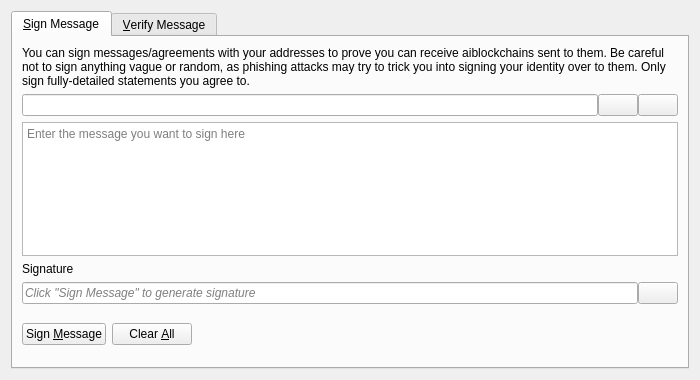
<?xml version="1.0" encoding="UTF-8"?>
<ui version="4.0">
 <class>SignVerifyMessageDialog</class>
 <widget class="QDialog" name="SignVerifyMessageDialog">
  <property name="geometry">
   <rect>
    <x>0</x>
    <y>0</y>
    <width>700</width>
    <height>380</height>
   </rect>
  </property>
  <property name="windowTitle">
   <string>Signatures - Sign / Verify a Message</string>
  </property>
  <property name="modal">
   <bool>true</bool>
  </property>
  <layout class="QVBoxLayout" name="verticalLayout">
   <item>
    <widget class="QTabWidget" name="tabWidget">
     <property name="currentIndex">
      <number>0</number>
     </property>
     <widget class="QWidget" name="tabSignMessage">
      <attribute name="title">
       <string>&amp;Sign Message</string>
      </attribute>
      <layout class="QVBoxLayout" name="verticalLayout_SM">
       <item>
        <widget class="QLabel" name="infoLabel_SM">
         <property name="text">
          <string>You can sign messages/agreements with your addresses to prove you can receive aiblockchains sent to them. Be careful not to sign anything vague or random, as phishing attacks may try to trick you into signing your identity over to them. Only sign fully-detailed statements you agree to.</string>
         </property>
         <property name="textFormat">
          <enum>Qt::PlainText</enum>
         </property>
         <property name="wordWrap">
          <bool>true</bool>
         </property>
        </widget>
       </item>
       <item>
        <layout class="QHBoxLayout" name="horizontalLayout_1_SM">
         <property name="spacing">
          <number>0</number>
         </property>
         <item>
          <widget class="QValidatedLineEdit" name="addressIn_SM">
           <property name="toolTip">
            <string>The Aiblockchain address to sign the message with</string>
           </property>
          </widget>
         </item>
         <item>
          <widget class="QPushButton" name="addressBookButton_SM">
           <property name="toolTip">
            <string>Choose previously used address</string>
           </property>
           <property name="text">
            <string/>
           </property>
           <property name="icon">
            <iconset resource="../bitcoin.qrc">
             <normaloff>:/icons/address-book</normaloff>:/icons/address-book</iconset>
           </property>
           <property name="shortcut">
            <string>Alt+A</string>
           </property>
           <property name="autoDefault">
            <bool>false</bool>
           </property>
          </widget>
         </item>
         <item>
          <widget class="QPushButton" name="pasteButton_SM">
           <property name="toolTip">
            <string>Paste address from clipboard</string>
           </property>
           <property name="text">
            <string/>
           </property>
           <property name="icon">
            <iconset resource="../bitcoin.qrc">
             <normaloff>:/icons/editpaste</normaloff>:/icons/editpaste</iconset>
           </property>
           <property name="shortcut">
            <string>Alt+P</string>
           </property>
           <property name="autoDefault">
            <bool>false</bool>
           </property>
          </widget>
         </item>
        </layout>
       </item>
       <item>
        <widget class="QPlainTextEdit" name="messageIn_SM">
         <property name="toolTip">
          <string>Enter the message you want to sign here</string>
         </property>
         <property name="placeholderText">
          <string>Enter the message you want to sign here</string>
         </property>
        </widget>
       </item>
       <item>
        <widget class="QLabel" name="signatureLabel_SM">
         <property name="text">
          <string>Signature</string>
         </property>
         <property name="textFormat">
          <enum>Qt::PlainText</enum>
         </property>
        </widget>
       </item>
       <item>
        <layout class="QHBoxLayout" name="horizontalLayout_2_SM">
         <property name="spacing">
          <number>0</number>
         </property>
         <item>
          <widget class="QLineEdit" name="signatureOut_SM">
           <property name="placeholderText">
            <string>Click "Sign Message" to generate signature</string>
           </property>
           <property name="font">
            <font>
             <italic>true</italic>
            </font>
           </property>
           <property name="readOnly">
            <bool>true</bool>
           </property>
          </widget>
         </item>
         <item>
          <widget class="QPushButton" name="copySignatureButton_SM">
           <property name="toolTip">
            <string>Copy the current signature to the system clipboard</string>
           </property>
           <property name="text">
            <string/>
           </property>
           <property name="icon">
            <iconset resource="../bitcoin.qrc">
             <normaloff>:/icons/editcopy</normaloff>:/icons/editcopy</iconset>
           </property>
           <property name="autoDefault">
            <bool>false</bool>
           </property>
          </widget>
         </item>
        </layout>
       </item>
       <item>
        <layout class="QHBoxLayout" name="horizontalLayout_3_SM">
         <item>
          <widget class="QPushButton" name="signMessageButton_SM">
           <property name="toolTip">
            <string>Sign the message to prove you own this Aiblockchain address</string>
           </property>
           <property name="text">
            <string>Sign &amp;Message</string>
           </property>
           <property name="icon">
            <iconset resource="../bitcoin.qrc">
             <normaloff>:/icons/edit</normaloff>:/icons/edit</iconset>
           </property>
           <property name="autoDefault">
            <bool>false</bool>
           </property>
          </widget>
         </item>
         <item>
          <widget class="QPushButton" name="clearButton_SM">
           <property name="toolTip">
            <string>Reset all sign message fields</string>
           </property>
           <property name="text">
            <string>Clear &amp;All</string>
           </property>
           <property name="icon">
            <iconset resource="../bitcoin.qrc">
             <normaloff>:/icons/remove</normaloff>:/icons/remove</iconset>
           </property>
           <property name="autoDefault">
            <bool>false</bool>
           </property>
          </widget>
         </item>
         <item>
          <spacer name="horizontalSpacer_1_SM">
           <property name="orientation">
            <enum>Qt::Horizontal</enum>
           </property>
           <property name="sizeHint" stdset="0">
            <size>
             <width>40</width>
             <height>48</height>
            </size>
           </property>
          </spacer>
         </item>
         <item>
          <widget class="QLabel" name="statusLabel_SM">
           <property name="font">
            <font>
             <weight>75</weight>
             <bold>true</bold>
            </font>
           </property>
           <property name="text">
            <string/>
           </property>
           <property name="wordWrap">
            <bool>true</bool>
           </property>
          </widget>
         </item>
         <item>
          <spacer name="horizontalSpacer_2_SM">
           <property name="orientation">
            <enum>Qt::Horizontal</enum>
           </property>
           <property name="sizeHint" stdset="0">
            <size>
             <width>40</width>
             <height>48</height>
            </size>
           </property>
          </spacer>
         </item>
        </layout>
       </item>
      </layout>
     </widget>
     <widget class="QWidget" name="tabVerifyMessage">
      <attribute name="title">
       <string>&amp;Verify Message</string>
      </attribute>
      <layout class="QVBoxLayout" name="verticalLayout_VM">
       <item>
        <widget class="QLabel" name="infoLabel_VM">
         <property name="text">
          <string>Enter the receiver's address, message (ensure you copy line breaks, spaces, tabs, etc. exactly) and signature below to verify the message. Be careful not to read more into the signature than what is in the signed message itself, to avoid being tricked by a man-in-the-middle attack. Note that this only proves the signing party receives with the address, it cannot prove sendership of any transaction!</string>
         </property>
         <property name="textFormat">
          <enum>Qt::PlainText</enum>
         </property>
         <property name="alignment">
          <set>Qt::AlignLeading|Qt::AlignLeft|Qt::AlignTop</set>
         </property>
         <property name="wordWrap">
          <bool>true</bool>
         </property>
        </widget>
       </item>
       <item>
        <layout class="QHBoxLayout" name="horizontalLayout_1_VM">
         <property name="spacing">
          <number>0</number>
         </property>
         <item>
          <widget class="QValidatedLineEdit" name="addressIn_VM">
           <property name="toolTip">
            <string>The Aiblockchain address the message was signed with</string>
           </property>
          </widget>
         </item>
         <item>
          <widget class="QPushButton" name="addressBookButton_VM">
           <property name="toolTip">
            <string>Choose previously used address</string>
           </property>
           <property name="text">
            <string/>
           </property>
           <property name="icon">
            <iconset resource="../bitcoin.qrc">
             <normaloff>:/icons/address-book</normaloff>:/icons/address-book</iconset>
           </property>
           <property name="shortcut">
            <string>Alt+A</string>
           </property>
           <property name="autoDefault">
            <bool>false</bool>
           </property>
          </widget>
         </item>
        </layout>
       </item>
       <item>
        <widget class="QPlainTextEdit" name="messageIn_VM">
          <property name="toolTip">
            <string>The signed message to verify</string>
          </property>
          <property name="placeholderText">
            <string>The signed message to verify</string>
          </property>
        </widget>
       </item>
       <item>
        <widget class="QValidatedLineEdit" name="signatureIn_VM">
          <property name="toolTip">
            <string>The signature given when the message was signed</string>
          </property>
          <property name="placeholderText">
            <string>The signature given when the message was signed</string>
          </property>
        </widget>
       </item>
       <item>
        <layout class="QHBoxLayout" name="horizontalLayout_2_VM">
         <item>
          <widget class="QPushButton" name="verifyMessageButton_VM">
           <property name="toolTip">
            <string>Verify the message to ensure it was signed with the specified Aiblockchain address</string>
           </property>
           <property name="text">
            <string>Verify &amp;Message</string>
           </property>
           <property name="icon">
            <iconset resource="../bitcoin.qrc">
             <normaloff>:/icons/transaction_0</normaloff>:/icons/transaction_0</iconset>
           </property>
           <property name="autoDefault">
            <bool>false</bool>
           </property>
          </widget>
         </item>
         <item>
          <widget class="QPushButton" name="clearButton_VM">
           <property name="toolTip">
            <string>Reset all verify message fields</string>
           </property>
           <property name="text">
            <string>Clear &amp;All</string>
           </property>
           <property name="icon">
            <iconset resource="../bitcoin.qrc">
             <normaloff>:/icons/remove</normaloff>:/icons/remove</iconset>
           </property>
           <property name="autoDefault">
            <bool>false</bool>
           </property>
          </widget>
         </item>
         <item>
          <spacer name="horizontalSpacer_1_VM">
           <property name="orientation">
            <enum>Qt::Horizontal</enum>
           </property>
           <property name="sizeHint" stdset="0">
            <size>
             <width>40</width>
             <height>48</height>
            </size>
           </property>
          </spacer>
         </item>
         <item>
          <widget class="QLabel" name="statusLabel_VM">
           <property name="font">
            <font>
             <weight>75</weight>
             <bold>true</bold>
            </font>
           </property>
           <property name="text">
            <string/>
           </property>
           <property name="wordWrap">
            <bool>true</bool>
           </property>
          </widget>
         </item>
         <item>
          <spacer name="horizontalSpacer_2_VM">
           <property name="orientation">
            <enum>Qt::Horizontal</enum>
           </property>
           <property name="sizeHint" stdset="0">
            <size>
             <width>40</width>
             <height>48</height>
            </size>
           </property>
          </spacer>
         </item>
        </layout>
       </item>
      </layout>
     </widget>
    </widget>
   </item>
  </layout>
 </widget>
 <customwidgets>
  <customwidget>
   <class>QValidatedLineEdit</class>
   <extends>QLineEdit</extends>
   <header>qt/qvalidatedlineedit.h</header>
  </customwidget>
 </customwidgets>
 <resources>
  <include location="../bitcoin.qrc"/>
 </resources>
 <connections/>
</ui>
